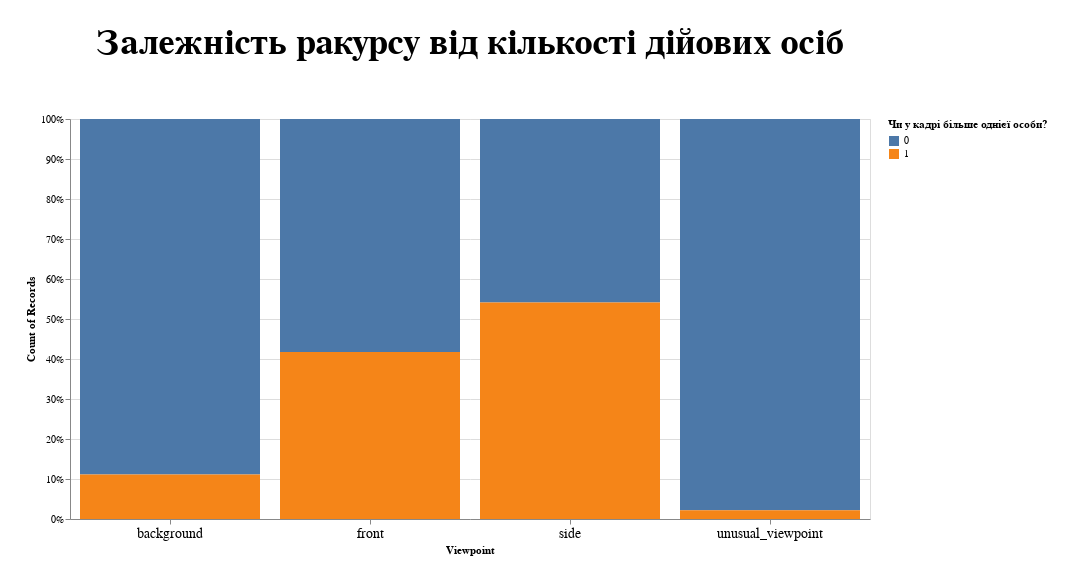

The code cell stored with this chart in its notebook:
### Markdown cell above
<br>

---

<br>

### 3) Залежність ракурсу від кількості дійових осіб

Ракурс кадру не тільки повинен з гарної точки захопити те, що має побачити глядач. Ракурс задає настрій, атмосферу, інколи натякає на подальші дії. Взаємодії персонажів, або ж дії персонажа самотужки однозначно повинні мати вплив на позицію зйомки, що наступна візуалізація і дозволить дослідити.

Для візуалізації я обрав Stacked Bar Chart із нормалізованим стеком. Ми чітко бачимо який відсоток займають кадри із 1 персонажем, а який кадри із багатьма дійовими особами. Серед альтернатив я розглядав Slope Chart але згодом передумав, оскільки вважаю груповані графіки менш читабельними ніж цільну візуалізацію, та вважаю що для таких простих даних це недоречно. Крім того можливість інтуітивно бачити співвідношення значень буде гірша.

### Code cell
alt.Chart(
    dfActions
).transform_fold(
    ['front', 'side', 'background', 'unusual_viewpoint']
).mark_bar(
).encode(
    x = alt.X('key:N', title='Viewpoint', axis=alt.Axis(labelAngle=0, labelFontSize=14)),
    y = alt.Y('count(value)', type='quantitative', stack = 'normalize'),
    color=alt.Color('value:N', title='Чи у кадрі більше однієї особи?'),
    tooltip=[
        alt.Tooltip('value:N', title='> 1 person in the shot'),
        alt.Tooltip('count(value)', type='quantitative', title='Occurrences')
    ],
).properties(
    height = 400,
    width = 800
).properties(
    padding=25,
    title='Залежність ракурсу від кількості дійових осіб'
).configure_title(
    fontSize=36,
    dy=-48
)

### Figure 1 — Vega-Lite specification as saved in the notebook (floating-point values rounded to 4 significant figures; data arrays with more than 128 entries replaced by an {"elided": "..."} marker saying what was removed)
{"config": {"view": {"continuousWidth": 400, "continuousHeight": 300}, "title": {"dy": -48, "fontSize": 36}}, "data": {"name": "data-4d250ec516f0ae1647ce1fe1c86c965c"}, "mark": "bar", "encoding": {"color": {"type": "nominal", "field": "value", "title": "Чи у кадрі більше однієї особи?"}, "tooltip": [{"type": "nominal", "field": "value", "title": "> 1 person in the shot"}, {"type": "quantitative", "aggregate": "count", "field": "value", "title": "Occurrences"}], "x": {"type": "nominal", "axis": {"labelAngle": 0, "labelFontSize": 14}, "field": "key", "title": "Viewpoint"}, "y": {"type": "quantitative", "aggregate": "count", "field": "value", "stack": "normalize"}}, "height": 400, "padding": 25, "title": "Залежність ракурсу від кількості дійових осіб", "transform": [{"fold": ["front", "side", "background", "unusual_viewpoint"]}], "width": 800, "$schema": "https://vega.github.io/schema/vega-lite/v4.8.1.json", "datasets": {"data-4d250ec516f0ae1647ce1fe1c86c965c": {"elided": "1647 records"}}}
